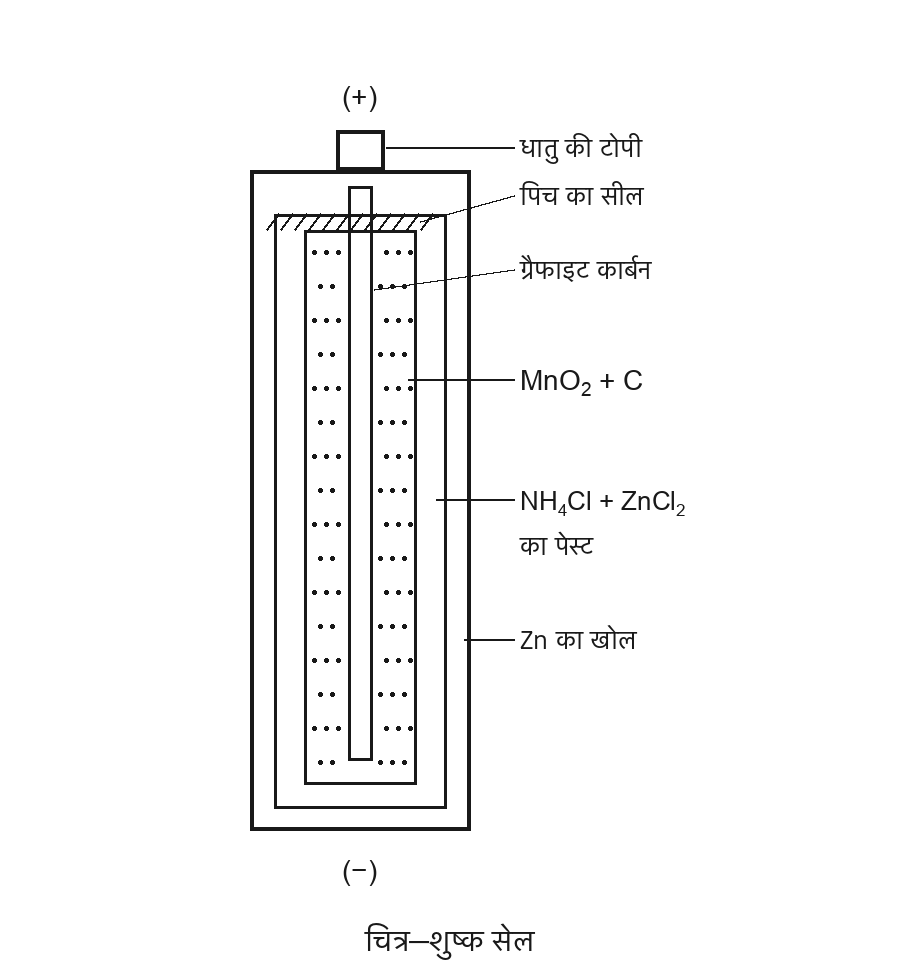

Generate this figure with Python:
"""Redraw the textbook's dry-cell section as a clean line drawing."""
from PIL import Image, ImageDraw, ImageFont

DEV = "/System/Library/Fonts/Supplemental/Kohinoor.ttc"
LAT = "/System/Library/Fonts/Supplemental/Arial.ttf"
W, H = 900, 980
img = Image.new("RGB", (W, H), "white")
d = ImageDraw.Draw(img)
INK = (25, 25, 25)
def dev(s): return ImageFont.truetype(DEV, s)
def lat(s): return ImageFont.truetype(LAT, s)
def t(x, y, s, f, a="mm"): d.text((x, y), s, font=f, fill=INK, anchor=a)
def leader(pts): d.line(pts, fill=INK, width=2, joint="curve")

def chem(x, y, parts, size=26, right=False):
    """parts = [(text, 0|1|2)], 1 lowered / 2 raised. Baseline anchored."""
    f, fs = lat(size), lat(int(size * 0.68))
    if right:
        x -= sum(d.textlength(s, font=(f if m == 0 else fs)) for s, m in parts)
    for s, m in parts:
        ff = f if m == 0 else fs
        dy = 0 if m == 0 else (size * 0.22 if m == 1 else -size * 0.40)
        d.text((x, y + dy), s, font=ff, fill=INK, anchor="ls")
        x += d.textlength(s, font=ff)
    return x

# ---- the cell, drawn as nested shells --------------------------------------
L, R, TOPY, BOT = 250, 470, 170, 830
d.rectangle([L, TOPY, R, BOT], outline=INK, width=4)          # Zn shell
d.rectangle([L + 24, TOPY + 44, R - 24, BOT - 22], outline=INK, width=3)
d.rectangle([L + 54, TOPY + 60, R - 54, BOT - 46], outline=INK, width=3)
CL, CR = 348, 372
d.rectangle([CL, TOPY + 16, CR, BOT - 70], outline=INK, width=3)   # carbon rod

# terminal cap
d.rectangle([336, TOPY - 40, 384, TOPY], outline=INK, width=4)
t(360, TOPY - 74, "(+)", lat(28))
t(360, BOT + 40, "(−)", lat(28))

# pitch seal — hatched band under the cap
for x in range(L + 28, R - 24, 14):
    d.line([x, TOPY + 44, x - 12, TOPY + 60], fill=INK, width=2)

# MnO2 + C paste — stippled, and kept strictly inside its own shell
SL, SR, ST, SB = L + 54, R - 54, TOPY + 60, BOT - 46
row = 0
while ST + 22 + row * 34 < SB - 12:
    y = ST + 22 + row * 34
    for col in range(9):
        x = SL + 10 + col * 12 + (6 if row % 2 else 0)
        if (x < CL - 5 or x > CR + 5) and SL < x < SR:
            d.ellipse([x - 2, y - 2, x + 2, y + 2], fill=INK)
    row += 1

# ---- labels ----------------------------------------------------------------
t(520, TOPY - 22, "धातु की टोपी", dev(26), "lm"); leader([(514, TOPY - 22), (386, TOPY - 22)])
t(520, TOPY + 26, "पिच का सील", dev(26), "lm"); leader([(514, TOPY + 26), (420, TOPY + 52)])
t(520, TOPY + 100, "ग्रैफाइट कार्बन", dev(26), "lm"); leader([(514, TOPY + 100), (374, TOPY + 120)])

y = TOPY + 210
chem(520, y + 10, [("MnO", 0), ("2", 1), (" + C", 0)], 28)
leader([(514, y), (R - 62, y)])

y = TOPY + 330
chem(520, y + 10, [("NH", 0), ("4", 1), ("Cl + ZnCl", 0), ("2", 1)], 26)
t(520, y + 46, "का पेस्ट", dev(26), "lm")
leader([(514, y), (R - 34, y)])

y = TOPY + 470
t(520, y, "Zn का खोल", dev(26), "lm"); leader([(514, y), (R - 6, y)])

t(W // 2, 940, "चित्र—शुष्क सेल", dev(30), "mm")

img.save("EndScreenshot/content/diagrams/dry_cell.png")
print("ok")
